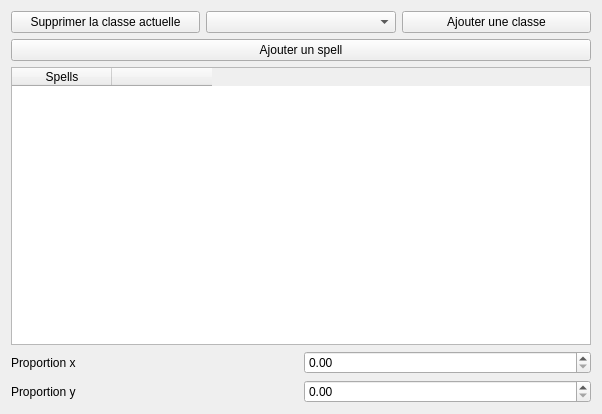
<?xml version="1.0" encoding="UTF-8"?>
<ui version="4.0">
 <class>EditerCreature</class>
 <widget class="QWidget" name="EditerCreature">
  <property name="geometry">
   <rect>
    <x>0</x>
    <y>0</y>
    <width>602</width>
    <height>414</height>
   </rect>
  </property>
  <property name="windowTitle">
   <string>Form</string>
  </property>
  <layout class="QVBoxLayout" name="verticalLayout">
   <item>
    <layout class="QHBoxLayout" name="horizontalLayout">
     <item>
      <widget class="QPushButton" name="supprime_classe">
       <property name="text">
        <string>Supprimer la classe actuelle</string>
       </property>
      </widget>
     </item>
     <item>
      <widget class="QComboBox" name="select_classe"/>
     </item>
     <item>
      <widget class="QPushButton" name="ajoute_classe">
       <property name="text">
        <string>Ajouter une classe</string>
       </property>
      </widget>
     </item>
    </layout>
   </item>
   <item>
    <widget class="QPushButton" name="ajoute_spell">
     <property name="text">
      <string>Ajouter un spell</string>
     </property>
    </widget>
   </item>
   <item>
    <widget class="QTableWidget" name="tab_spells">
     <column>
      <property name="text">
       <string>Spells</string>
      </property>
     </column>
     <column>
      <property name="text">
       <string/>
      </property>
     </column>
    </widget>
   </item>
   <item>
    <layout class="QHBoxLayout" name="layout_propx">
     <item>
      <widget class="QLabel" name="text_propx">
       <property name="text">
        <string>Proportion x</string>
       </property>
      </widget>
     </item>
     <item>
      <widget class="QDoubleSpinBox" name="propx"/>
     </item>
    </layout>
   </item>
   <item>
    <layout class="QHBoxLayout" name="layout_propy">
     <item>
      <widget class="QLabel" name="text_propy">
       <property name="text">
        <string>Proportion y</string>
       </property>
      </widget>
     </item>
     <item>
      <widget class="QDoubleSpinBox" name="propy"/>
     </item>
    </layout>
   </item>
  </layout>
 </widget>
 <resources/>
 <connections/>
</ui>
